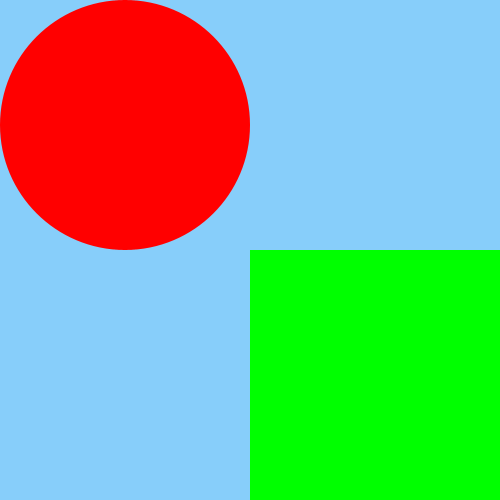
Frame 1 (no input)
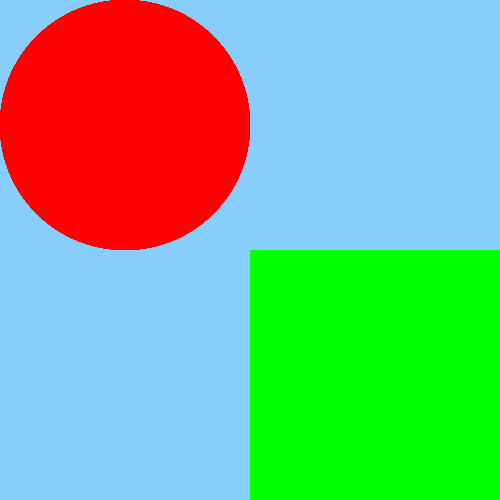
Frame 60 (the mouse pressed at the canvas centre just before this capture)
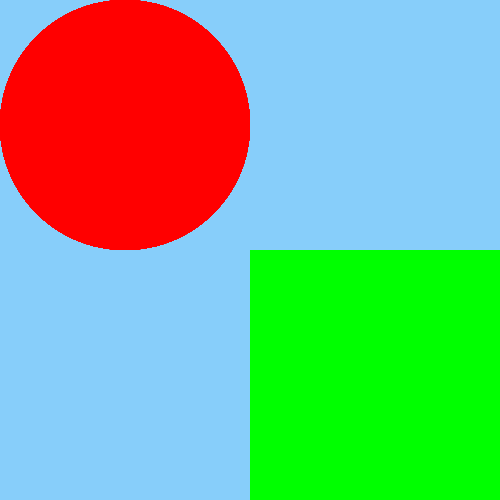
Frame 120 (the mouse held since frame 60 and released just before this capture)

The Processing sketch that drew these frames (run headless with seeded random() and noise(); from frame 60 on, the mouse is pressed at the canvas centre):

// Processing sketch: Quiz1Answer1
// ── Quiz1Answer1.pde
void setup() {
  size(500, 500);
  background(135, 206, 250);
  noStroke();
}
void draw() {
  fill(255, 0, 0);
  ellipse(125, 125, 250, 250);
  fill(0,255,0);
  rect(width/2,height/2,250,250);
}
